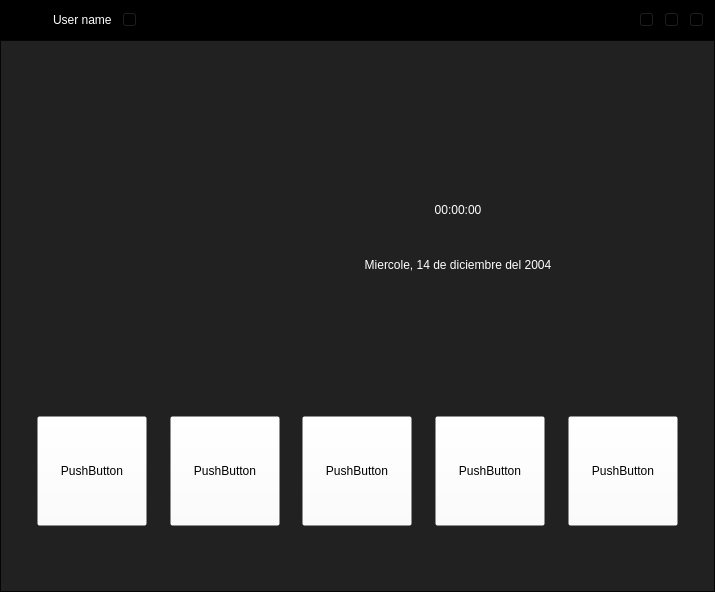
<?xml version="1.0" encoding="UTF-8"?>
<ui version="4.0">
 <class>MainWindow</class>
 <widget class="QMainWindow" name="MainWindow">
  <property name="geometry">
   <rect>
    <x>0</x>
    <y>0</y>
    <width>715</width>
    <height>592</height>
   </rect>
  </property>
  <property name="windowTitle">
   <string>MainWindow</string>
  </property>
  <widget class="QWidget" name="centralwidget">
   <layout class="QVBoxLayout" name="verticalLayout">
    <property name="spacing">
     <number>0</number>
    </property>
    <property name="leftMargin">
     <number>0</number>
    </property>
    <property name="topMargin">
     <number>0</number>
    </property>
    <property name="rightMargin">
     <number>0</number>
    </property>
    <property name="bottomMargin">
     <number>0</number>
    </property>
    <item>
     <widget class="QFrame" name="frame">
      <property name="minimumSize">
       <size>
        <width>0</width>
        <height>40</height>
       </size>
      </property>
      <property name="maximumSize">
       <size>
        <width>16777215</width>
        <height>40</height>
       </size>
      </property>
      <property name="styleSheet">
       <string notr="true">background-color: rgb(0, 0, 0);</string>
      </property>
      <property name="frameShape">
       <enum>QFrame::StyledPanel</enum>
      </property>
      <property name="frameShadow">
       <enum>QFrame::Raised</enum>
      </property>
      <layout class="QHBoxLayout" name="horizontalLayout">
       <property name="spacing">
        <number>10</number>
       </property>
       <property name="leftMargin">
        <number>10</number>
       </property>
       <property name="topMargin">
        <number>0</number>
       </property>
       <property name="rightMargin">
        <number>10</number>
       </property>
       <property name="bottomMargin">
        <number>0</number>
       </property>
       <item>
        <widget class="QLabel" name="label">
         <property name="minimumSize">
          <size>
           <width>32</width>
           <height>32</height>
          </size>
         </property>
         <property name="maximumSize">
          <size>
           <width>32</width>
           <height>32</height>
          </size>
         </property>
         <property name="styleSheet">
          <string notr="true">border-image: url(:/source/usuarios.png);</string>
         </property>
         <property name="text">
          <string/>
         </property>
        </widget>
       </item>
       <item>
        <widget class="QLabel" name="label_2">
         <property name="styleSheet">
          <string notr="true">color: rgb(255, 255, 255);
font: 75 12pt &quot;Century Schoolbook&quot;;</string>
         </property>
         <property name="text">
          <string>User name</string>
         </property>
        </widget>
       </item>
       <item>
        <widget class="QPushButton" name="pushButton_4">
         <property name="minimumSize">
          <size>
           <width>15</width>
           <height>15</height>
          </size>
         </property>
         <property name="maximumSize">
          <size>
           <width>15</width>
           <height>15</height>
          </size>
         </property>
         <property name="styleSheet">
          <string notr="true">border-image: url(:/source/cheuron.png);</string>
         </property>
         <property name="text">
          <string/>
         </property>
        </widget>
       </item>
       <item>
        <spacer name="horizontalSpacer">
         <property name="orientation">
          <enum>Qt::Horizontal</enum>
         </property>
         <property name="sizeHint" stdset="0">
          <size>
           <width>430</width>
           <height>17</height>
          </size>
         </property>
        </spacer>
       </item>
       <item>
        <widget class="QPushButton" name="btn_minimizar">
         <property name="minimumSize">
          <size>
           <width>15</width>
           <height>15</height>
          </size>
         </property>
         <property name="maximumSize">
          <size>
           <width>15</width>
           <height>15</height>
          </size>
         </property>
         <property name="styleSheet">
          <string notr="true">border-image: url(:/source/minimizar.png);</string>
         </property>
         <property name="text">
          <string/>
         </property>
        </widget>
       </item>
       <item>
        <widget class="QPushButton" name="btn_minmax">
         <property name="minimumSize">
          <size>
           <width>15</width>
           <height>15</height>
          </size>
         </property>
         <property name="maximumSize">
          <size>
           <width>15</width>
           <height>15</height>
          </size>
         </property>
         <property name="styleSheet">
          <string notr="true">border-image: url(:/source/restaurar.png);</string>
         </property>
         <property name="text">
          <string/>
         </property>
        </widget>
       </item>
       <item>
        <widget class="QPushButton" name="btn_cerrar">
         <property name="minimumSize">
          <size>
           <width>15</width>
           <height>15</height>
          </size>
         </property>
         <property name="maximumSize">
          <size>
           <width>15</width>
           <height>15</height>
          </size>
         </property>
         <property name="styleSheet">
          <string notr="true">border-image: url(:/source/cerrar.png);</string>
         </property>
         <property name="text">
          <string/>
         </property>
        </widget>
       </item>
      </layout>
     </widget>
    </item>
    <item>
     <widget class="QFrame" name="frame_2">
      <property name="styleSheet">
       <string notr="true">background-color: rgba(0, 0, 0,220);</string>
      </property>
      <property name="frameShape">
       <enum>QFrame::StyledPanel</enum>
      </property>
      <property name="frameShadow">
       <enum>QFrame::Raised</enum>
      </property>
      <layout class="QVBoxLayout" name="verticalLayout_3">
       <property name="spacing">
        <number>10</number>
       </property>
       <item>
        <spacer name="verticalSpacer_2">
         <property name="orientation">
          <enum>Qt::Vertical</enum>
         </property>
         <property name="sizeHint" stdset="0">
          <size>
           <width>20</width>
           <height>56</height>
          </size>
         </property>
        </spacer>
       </item>
       <item>
        <layout class="QHBoxLayout" name="horizontalLayout_3">
         <item>
          <spacer name="horizontalSpacer_2">
           <property name="orientation">
            <enum>Qt::Horizontal</enum>
           </property>
           <property name="sizeHint" stdset="0">
            <size>
             <width>40</width>
             <height>20</height>
            </size>
           </property>
          </spacer>
         </item>
         <item>
          <layout class="QHBoxLayout" name="horizontalLayout_2">
           <property name="spacing">
            <number>0</number>
           </property>
           <item>
            <widget class="QLabel" name="label_3">
             <property name="minimumSize">
              <size>
               <width>200</width>
               <height>200</height>
              </size>
             </property>
             <property name="maximumSize">
              <size>
               <width>200</width>
               <height>200</height>
              </size>
             </property>
             <property name="styleSheet">
              <string notr="true">border-image: url(:/source/logoIcon.png);
background-color: rgba(255, 255, 255, 0);</string>
             </property>
             <property name="text">
              <string/>
             </property>
            </widget>
           </item>
           <item>
            <layout class="QVBoxLayout" name="verticalLayout_2" stretch="3,1,2">
             <property name="spacing">
              <number>0</number>
             </property>
             <item>
              <widget class="QLabel" name="label_4">
               <property name="minimumSize">
                <size>
                 <width>360</width>
                 <height>90</height>
                </size>
               </property>
               <property name="maximumSize">
                <size>
                 <width>360</width>
                 <height>90</height>
                </size>
               </property>
               <property name="styleSheet">
                <string notr="true">background-color: rgba(244, 240, 234, 0);
border-image: url(:/source/logoText.png);</string>
               </property>
               <property name="text">
                <string/>
               </property>
              </widget>
             </item>
             <item>
              <widget class="QLabel" name="hora">
               <property name="styleSheet">
                <string notr="true">color: rgb(255, 255, 255);
background-color: rgba(255, 255, 255, 0);
font: 75 40pt &quot;Century Schoolbook&quot;;</string>
               </property>
               <property name="text">
                <string>00:00:00</string>
               </property>
               <property name="alignment">
                <set>Qt::AlignCenter</set>
               </property>
              </widget>
             </item>
             <item>
              <widget class="QLabel" name="fecha">
               <property name="styleSheet">
                <string notr="true">color: rgb(255, 255, 255);
background-color: rgba(255, 255, 255, 0);
font: 75 14pt &quot;Century Schoolbook&quot;;</string>
               </property>
               <property name="text">
                <string>Miercole, 14 de diciembre del 2004</string>
               </property>
               <property name="alignment">
                <set>Qt::AlignCenter</set>
               </property>
              </widget>
             </item>
            </layout>
           </item>
          </layout>
         </item>
         <item>
          <spacer name="horizontalSpacer_3">
           <property name="orientation">
            <enum>Qt::Horizontal</enum>
           </property>
           <property name="sizeHint" stdset="0">
            <size>
             <width>40</width>
             <height>20</height>
            </size>
           </property>
          </spacer>
         </item>
        </layout>
       </item>
       <item>
        <spacer name="verticalSpacer_3">
         <property name="orientation">
          <enum>Qt::Vertical</enum>
         </property>
         <property name="sizeType">
          <enum>QSizePolicy::MinimumExpanding</enum>
         </property>
         <property name="sizeHint" stdset="0">
          <size>
           <width>20</width>
           <height>20</height>
          </size>
         </property>
        </spacer>
       </item>
       <item>
        <widget class="QFrame" name="frame_3">
         <property name="minimumSize">
          <size>
           <width>0</width>
           <height>200</height>
          </size>
         </property>
         <property name="maximumSize">
          <size>
           <width>16777215</width>
           <height>120</height>
          </size>
         </property>
         <property name="styleSheet">
          <string notr="true">background-color: rgba(255, 255, 255, 0);</string>
         </property>
         <property name="frameShape">
          <enum>QFrame::StyledPanel</enum>
         </property>
         <property name="frameShadow">
          <enum>QFrame::Raised</enum>
         </property>
         <layout class="QHBoxLayout" name="horizontalLayout_4">
          <item>
           <spacer name="horizontalSpacer_4">
            <property name="orientation">
             <enum>Qt::Horizontal</enum>
            </property>
            <property name="sizeHint" stdset="0">
             <size>
              <width>7</width>
              <height>20</height>
             </size>
            </property>
           </spacer>
          </item>
          <item>
           <widget class="QPushButton" name="btn_Clientes">
            <property name="minimumSize">
             <size>
              <width>110</width>
              <height>110</height>
             </size>
            </property>
            <property name="styleSheet">
             <string notr="true"/>
            </property>
            <property name="text">
             <string>PushButton</string>
            </property>
           </widget>
          </item>
          <item>
           <spacer name="horizontalSpacer_5">
            <property name="orientation">
             <enum>Qt::Horizontal</enum>
            </property>
            <property name="sizeHint" stdset="0">
             <size>
              <width>9</width>
              <height>20</height>
             </size>
            </property>
           </spacer>
          </item>
          <item>
           <widget class="QPushButton" name="btn_Clientes_2">
            <property name="minimumSize">
             <size>
              <width>110</width>
              <height>110</height>
             </size>
            </property>
            <property name="styleSheet">
             <string notr="true"/>
            </property>
            <property name="text">
             <string>PushButton</string>
            </property>
           </widget>
          </item>
          <item>
           <spacer name="horizontalSpacer_6">
            <property name="orientation">
             <enum>Qt::Horizontal</enum>
            </property>
            <property name="sizeHint" stdset="0">
             <size>
              <width>7</width>
              <height>20</height>
             </size>
            </property>
           </spacer>
          </item>
          <item>
           <widget class="QPushButton" name="btn_Clientes_3">
            <property name="minimumSize">
             <size>
              <width>110</width>
              <height>110</height>
             </size>
            </property>
            <property name="styleSheet">
             <string notr="true"/>
            </property>
            <property name="text">
             <string>PushButton</string>
            </property>
           </widget>
          </item>
          <item>
           <spacer name="horizontalSpacer_7">
            <property name="orientation">
             <enum>Qt::Horizontal</enum>
            </property>
            <property name="sizeHint" stdset="0">
             <size>
              <width>8</width>
              <height>20</height>
             </size>
            </property>
           </spacer>
          </item>
          <item>
           <widget class="QPushButton" name="btn_Clientes_4">
            <property name="minimumSize">
             <size>
              <width>110</width>
              <height>110</height>
             </size>
            </property>
            <property name="styleSheet">
             <string notr="true"/>
            </property>
            <property name="text">
             <string>PushButton</string>
            </property>
           </widget>
          </item>
          <item>
           <spacer name="horizontalSpacer_8">
            <property name="orientation">
             <enum>Qt::Horizontal</enum>
            </property>
            <property name="sizeHint" stdset="0">
             <size>
              <width>8</width>
              <height>20</height>
             </size>
            </property>
           </spacer>
          </item>
          <item>
           <widget class="QPushButton" name="btn_Clientes_5">
            <property name="minimumSize">
             <size>
              <width>110</width>
              <height>110</height>
             </size>
            </property>
            <property name="styleSheet">
             <string notr="true"/>
            </property>
            <property name="text">
             <string>PushButton</string>
            </property>
           </widget>
          </item>
          <item>
           <spacer name="horizontalSpacer_9">
            <property name="orientation">
             <enum>Qt::Horizontal</enum>
            </property>
            <property name="sizeHint" stdset="0">
             <size>
              <width>8</width>
              <height>20</height>
             </size>
            </property>
           </spacer>
          </item>
         </layout>
        </widget>
       </item>
       <item>
        <spacer name="verticalSpacer">
         <property name="orientation">
          <enum>Qt::Vertical</enum>
         </property>
         <property name="sizeHint" stdset="0">
          <size>
           <width>20</width>
           <height>56</height>
          </size>
         </property>
        </spacer>
       </item>
      </layout>
     </widget>
    </item>
   </layout>
  </widget>
 </widget>
 <resources>
  <include location="../Images/recursos.qrc"/>
 </resources>
 <connections/>
</ui>
